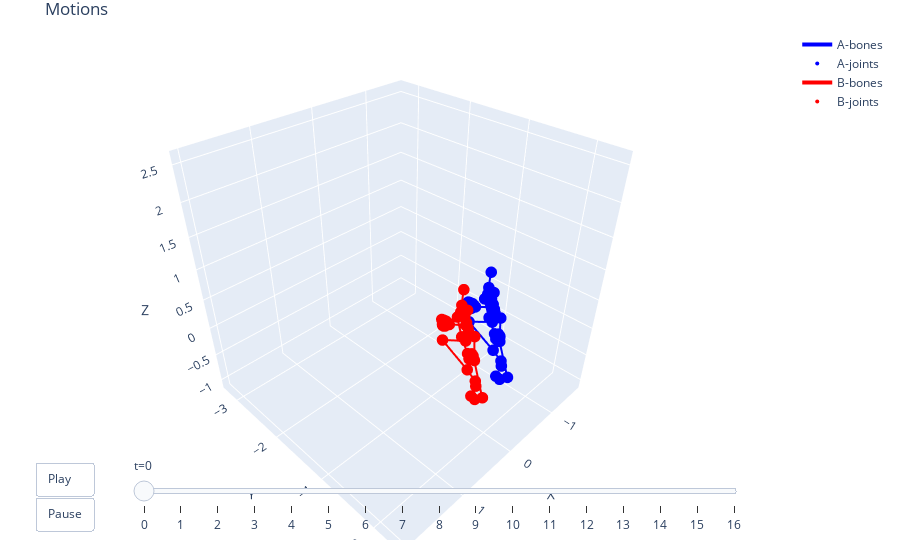

The notebook cell saved with this chart:
### Code cell
import numpy as np
import plotly.graph_objects as go

class MultiSkeleton3DAnimator:
    """
    Overlay multiple animated skeletons in ONE Plotly figure.

    Usage:
      anim = MultiSkeleton3DAnimator(fps=30)
      anim.add_sequence(X1, edges=edges, color="blue", name="A")
      anim.add_sequence(X2, edges=edges, color="red",  name="B")
      anim.fig.show()
    """

    def __init__(self, fps=30, marker_size=4, axis_pad_ratio=0.05, title="3D Multi-Skeleton Animation"):
        self.fps = fps
        self.marker_size = marker_size
        self.axis_pad_ratio = axis_pad_ratio
        self.title = title

        self.seqs = []   # list of dicts: {"X":..., "edges":..., "color":..., "name":...}
        self.fig = go.Figure(
            layout=go.Layout(
                title=title,
                scene=dict(
                    aspectmode="cube",  # equal x/y/z
                    xaxis=dict(autorange=False, title="X"),
                    yaxis=dict(autorange=False, title="Y"),
                    zaxis=dict(autorange=False, title="Z"),
                ),
                uirevision="fixed",  # keep camera stable
            )
        )
        self._init_controls()

    def _init_controls(self):
        frame_duration_ms = int(1000 / max(self.fps, 1))
        self.fig.update_layout(
            updatemenus=[
                dict(
                    type="buttons",
                    showactive=False,
                    x=0.02, y=0.02,
                    xanchor="left", yanchor="bottom",
                    buttons=[
                        dict(
                            label="Play",
                            method="animate",
                            args=[
                                None,
                                dict(
                                    frame=dict(duration=frame_duration_ms, redraw=True),
                                    transition=dict(duration=0),
                                    fromcurrent=True,
                                ),
                            ],
                        ),
                        dict(
                            label="Pause",
                            method="animate",
                            args=[
                                [None],
                                dict(
                                    frame=dict(duration=0, redraw=False),
                                    transition=dict(duration=0),
                                    mode="immediate",
                                ),
                            ],
                        ),
                    ],
                )
            ],
            sliders=[],
        )

    @staticmethod
    def _bones_xyz(frame_xyz, edges):
        if not edges:
            return [], [], []
        xb, yb, zb = [], [], []
        for a, b in edges:
            xb += [frame_xyz[a, 0], frame_xyz[b, 0], None]
            yb += [frame_xyz[a, 1], frame_xyz[b, 1], None]
            zb += [frame_xyz[a, 2], frame_xyz[b, 2], None]
        return xb, yb, zb

    def _recompute_scene_ranges(self):
        # fixed ranges from ALL sequences combined (prevents “shrinking”)
        if not self.seqs:
            return

        all_xyz = np.concatenate([s["X"].reshape(-1, 3) for s in self.seqs], axis=0)
        mins = np.nanmin(all_xyz, axis=0)
        maxs = np.nanmax(all_xyz, axis=0)
        center = (mins + maxs) / 2.0
        spans = (maxs - mins)
        max_span = float(np.nanmax(spans))

        pad = max_span * self.axis_pad_ratio
        half = max_span / 2.0 + pad

        xr = [center[0] - half, center[0] + half]
        yr = [center[1] - half, center[1] + half]
        zr = [center[2] - half, center[2] + half]

        self.fig.update_layout(
            scene=dict(
                xaxis=dict(range=xr, autorange=False),
                yaxis=dict(range=yr, autorange=False),
                zaxis=dict(range=zr, autorange=False),
                aspectmode="cube",
            )
        )

    def _rebuild_animation(self):
        """
        Rebuild frames so that every frame updates ALL skeleton traces.
        Trace layout per sequence:
          - bones trace
          - joints trace
        """
        if not self.seqs:
            return

        # Total number of frames = max T across sequences
        T_max = max(s["X"].shape[0] for s in self.seqs)

        frames = []
        for t in range(T_max):
            frame_data = []
            for s in self.seqs:
                X = s["X"]
                edges = s["edges"]

                t_eff = min(t, X.shape[0] - 1)  # hold last frame if shorter
                ft = X[t_eff]

                xb, yb, zb = self._bones_xyz(ft, edges)

                # IMPORTANT: must match trace order in fig.data
                frame_data.append(go.Scatter3d(x=xb, y=yb, z=zb))
                frame_data.append(go.Scatter3d(x=ft[:, 0], y=ft[:, 1], z=ft[:, 2]))

            frames.append(go.Frame(name=str(t), data=frame_data))

        self.fig.frames = tuple(frames)

        # Slider for new length
        slider = dict(
            x=0.15, y=0.02,
            xanchor="left", yanchor="bottom",
            len=0.8,
            currentvalue=dict(prefix="t="),
            steps=[
                dict(
                    method="animate",
                    label=str(t),
                    args=[
                        [str(t)],
                        dict(frame=dict(duration=0, redraw=True),
                             transition=dict(duration=0),
                             mode="immediate"),
                    ],
                )
                for t in range(T_max)
            ],
        )
        self.fig.update_layout(sliders=[slider])

    def add_sequence(self, X, edges=None, color="blue", name=None, line_width=4, marker_size=None):
        """
        Add another motion to overlay. Does NOT remove existing sequences.
        """
        X = np.asarray(X)
        assert X.ndim == 3 and X.shape[2] == 3, "X must be shape (T, J, 3)"
        edges = edges or []
        marker_size = marker_size if marker_size is not None else self.marker_size
        name = name or f"seq{len(self.seqs)}"

        self.seqs.append(dict(X=X, edges=edges, color=color, name=name, marker_size=marker_size, line_width=line_width))

        # Add two new traces (bones + joints) with initial pose (t=0)
        f0 = X[0]
        xb0, yb0, zb0 = self._bones_xyz(f0, edges)

        self.fig.add_trace(
            go.Scatter3d(
                x=xb0, y=yb0, z=zb0,
                mode="lines",
                line=dict(width=line_width, color=color),
                name=f"{name}-bones",
                showlegend=True,
            )
        )
        self.fig.add_trace(
            go.Scatter3d(
                x=f0[:, 0], y=f0[:, 1], z=f0[:, 2],
                mode="markers",
                marker=dict(size=marker_size, color=color),
                name=f"{name}-joints",
                showlegend=True,
            )
        )

        # Update fixed axes + rebuild frames for all sequences
        self._recompute_scene_ranges()
        self._rebuild_animation()

        return self.fig


# ---------------- Example ----------------
if __name__ == "__main__":

    joint_names = data['joint_names'].tolist()
    bones = data['bones'].tolist()
    edges = [[joint_names.index(b[0]), joint_names.index(b[1])] for b in bones]

    anim = MultiSkeleton3DAnimator(fps=30, title="Motions")
    anim.add_sequence(data['joints_3d'], edges=edges, color="blue", name="A")
    anim.add_sequence(data['joints_3d_unproj'] + np.array([0.5, 0.0, 0.0]), edges=edges, color="red",  name="B")

    # Increase figure size for better visibility
    anim.fig.update_layout(
    margin=dict(l=20, r=20, b=20, t=30),
)

    anim.fig.show()

### Figure 1 — Plotly figure (JSON) as saved in the notebook; plotly's stock layout.template omitted (floating-point values rounded to 4 significant figures; data arrays with more than 128 entries replaced by an {"elided": "..."} marker saying what was removed)
{"data": [{"line": {"color": "blue", "width": 4}, "mode": "lines", "name": "A-bones", "showlegend": true, "type": "scatter3d", "x": {"elided": "192 float values"}, "y": {"elided": "192 float values"}, "z": {"elided": "192 float values"}}, {"marker": {"color": "blue", "size": 4}, "mode": "markers", "name": "A-joints", "showlegend": true, "type": "scatter3d", "x": [-0.006468, -0.007375, -0.01013, -0.01382, -0.01849, -0.02178, -0.03007, 0.01622, 0.07785, 0.193, 0.1928, 0.1752, 0.1626, 0.1535, 0.1542, 0.1844, 0.157, 0.1424, 0.1473, 0.1921, 0.1612, 0.1445, 0.1505, 0.1963, 0.1704, 0.1566, 0.1615, 0.2026, 0.1814, 0.1753, 0.1819, -0.05196, -0.1108, -0.1208, -0.04607, -0.03661, -0.02941, -0.01727, -0.01148, -0.03718, -0.0089, 0.003023, -0.005715, -0.03321, -0.0016, 0.01095, 0.0001854, -0.02657, 0.0005057, 0.009086, -0.002106, -0.02152, 0.001781, 0.005801, -0.003869, 0.06045, 0.09652, 0.07738, 0.0871, 0.097, -0.06822, -0.0694, 0.04407, 0.03487, 0.02853], "y": [-0.03416, -0.05183, -0.07878, -0.1143, -0.1593, -0.1755, -0.1694, -0.1548, -0.149, 0.02249, 0.1252, 0.1237, 0.1271, 0.1438, 0.1609, 0.1452, 0.157, 0.1523, 0.1399, 0.1597, 0.1729, 0.1663, 0.1508, 0.1744, 0.1858, 0.1801, 0.1672, 0.1857, 0.1929, 0.1836, 0.1709, -0.1518, -0.1545, -0.1717, -0.3663, -0.3872, -0.4059, -0.4333, -0.4592, -0.4383, -0.4362, -0.4111, -0.3892, -0.4381, -0.4351, -0.4061, -0.3816, -0.4381, -0.4332, -0.4074, -0.3867, -0.4358, -0.4291, -0.4102, -0.3974, -0.01711, -0.3407, 0.05343, 0.1932, 0.2141, 0.01312, 0.03893, 0.2901, 0.1727, 0.1065], "z": [0.9416, 0.9952, 1.055, 1.121, 1.193, 1.252, 1.473, 1.185, 1.148, 1.022, 0.8321, 0.8055, 0.7834, 0.7589, 0.7379, 0.7598, 0.7629, 0.7857, 0.8048, 0.7664, 0.7706, 0.7969, 0.8188, 0.7745, 0.778, 0.8003, 0.8184, 0.7843, 0.795, 0.811, 0.8195, 1.182, 1.141, 0.8999, 0.8435, 0.8666, 0.8833, 0.8896, 0.8889, 0.8645, 0.8727, 0.876, 0.8734, 0.8476, 0.8569, 0.8616, 0.8593, 0.8304, 0.8364, 0.8388, 0.8369, 0.8172, 0.8207, 0.8244, 0.8257, 0.8555, 0.6975, 0.456, 0.3713, 0.3088, 0.8633, 0.5023, 0.1309, 0.01017, 0.01645]}, {"line": {"color": "red", "width": 4}, "mode": "lines", "name": "B-bones", "showlegend": true, "type": "scatter3d", "x": {"elided": "192 float values"}, "y": {"elided": "192 float values"}, "z": {"elided": "192 float values"}}, {"marker": {"color": "red", "size": 4}, "mode": "markers", "name": "B-joints", "showlegend": true, "type": "scatter3d", "x": [0.4935, 0.4926, 0.4899, 0.4862, 0.4815, 0.4782, 0.4699, 0.5162, 0.5779, 0.693, 0.6928, 0.6752, 0.6626, 0.6535, 0.6542, 0.6844, 0.657, 0.6424, 0.6473, 0.6921, 0.6612, 0.6445, 0.6505, 0.6963, 0.6704, 0.6566, 0.6615, 0.7026, 0.6814, 0.6753, 0.6819, 0.448, 0.3892, 0.3792, 0.4539, 0.4634, 0.4706, 0.4827, 0.4885, 0.4628, 0.4911, 0.503, 0.4943, 0.4668, 0.4984, 0.511, 0.5002, 0.4734, 0.5005, 0.5091, 0.4979, 0.4785, 0.5018, 0.5058, 0.4961, 0.5605, 0.5965, 0.5774, 0.5871, 0.597, 0.4318, 0.4306, 0.5441, 0.5349, 0.5285], "y": [-0.03416, -0.05182, -0.07878, -0.1143, -0.1593, -0.1755, -0.1694, -0.1548, -0.149, 0.02249, 0.1252, 0.1237, 0.1271, 0.1438, 0.1609, 0.1452, 0.157, 0.1523, 0.1399, 0.1597, 0.1729, 0.1663, 0.1508, 0.1744, 0.1858, 0.1801, 0.1672, 0.1857, 0.1929, 0.1836, 0.1709, -0.1518, -0.1545, -0.1717, -0.3663, -0.3872, -0.4059, -0.4333, -0.4592, -0.4383, -0.4362, -0.4111, -0.3892, -0.4381, -0.4351, -0.4061, -0.3816, -0.4381, -0.4332, -0.4074, -0.3867, -0.4358, -0.4291, -0.4102, -0.3974, -0.01711, -0.3407, 0.05343, 0.1932, 0.2141, 0.01312, 0.03893, 0.2901, 0.1727, 0.1065], "z": [0.9416, 0.9952, 1.055, 1.121, 1.193, 1.252, 1.473, 1.185, 1.148, 1.022, 0.8321, 0.8055, 0.7834, 0.7589, 0.7379, 0.7598, 0.7629, 0.7857, 0.8048, 0.7664, 0.7706, 0.7969, 0.8188, 0.7745, 0.778, 0.8003, 0.8184, 0.7843, 0.795, 0.811, 0.8195, 1.182, 1.141, 0.8999, 0.8435, 0.8666, 0.8833, 0.8896, 0.8889, 0.8645, 0.8727, 0.876, 0.8734, 0.8476, 0.8569, 0.8616, 0.8593, 0.8304, 0.8364, 0.8388, 0.8369, 0.8172, 0.8207, 0.8244, 0.8257, 0.8555, 0.6975, 0.456, 0.3713, 0.3088, 0.8633, 0.5023, 0.1309, 0.01017, 0.01645]}], "layout": {"margin": {"b": 20, "l": 20, "r": 20, "t": 30}, "scene": {"aspectmode": "cube", "xaxis": {"autorange": false, "range": [-1.73, 2.111], "title": {"text": "X"}}, "yaxis": {"autorange": false, "range": [-3.376, 0.4647], "title": {"text": "Y"}}, "zaxis": {"autorange": false, "range": [-1.167, 2.674], "title": {"text": "Z"}}}, "sliders": [{"currentvalue": {"prefix": "t="}, "len": 0.8, "steps": [{"args": [["0"], {"frame": {"duration": 0, "redraw": true}, "mode": "immediate", "transition": {"duration": 0}}], "label": "0", "method": "animate"}, {"args": [["1"], {"frame": {"duration": 0, "redraw": true}, "mode": "immediate", "transition": {"duration": 0}}], "label": "1", "method": "animate"}, {"args": [["2"], {"frame": {"duration": 0, "redraw": true}, "mode": "immediate", "transition": {"duration": 0}}], "label": "2", "method": "animate"}, {"args": [["3"], {"frame": {"duration": 0, "redraw": true}, "mode": "immediate", "transition": {"duration": 0}}], "label": "3", "method": "animate"}, {"args": [["4"], {"frame": {"duration": 0, "redraw": true}, "mode": "immediate", "transition": {"duration": 0}}], "label": "4", "method": "animate"}, {"args": [["5"], {"frame": {"duration": 0, "redraw": true}, "mode": "immediate", "transition": {"duration": 0}}], "label": "5", "method": "animate"}, {"args": [["6"], {"frame": {"duration": 0, "redraw": true}, "mode": "immediate", "transition": {"duration": 0}}], "label": "6", "method": "animate"}, {"args": [["7"], {"frame": {"duration": 0, "redraw": true}, "mode": "immediate", "transition": {"duration": 0}}], "label": "7", "method": "animate"}, {"args": [["8"], {"frame": {"duration": 0, "redraw": true}, "mode": "immediate", "transition": {"duration": 0}}], "label": "8", "method": "animate"}, {"args": [["9"], {"frame": {"duration": 0, "redraw": true}, "mode": "immediate", "transition": {"duration": 0}}], "label": "9", "method": "animate"}, {"args": [["10"], {"frame": {"duration": 0, "redraw": true}, "mode": "immediate", "transition": {"duration": 0}}], "label": "10", "method": "animate"}, {"args": [["11"], {"frame": {"duration": 0, "redraw": true}, "mode": "immediate", "transition": {"duration": 0}}], "label": "11", "method": "animate"}, {"args": [["12"], {"frame": {"duration": 0, "redraw": true}, "mode": "immediate", "transition": {"duration": 0}}], "label": "12", "method": "animate"}, {"args": [["13"], {"frame": {"duration": 0, "redraw": true}, "mode": "immediate", "transition": {"duration": 0}}], "label": "13", "method": "animate"}, {"args": [["14"], {"frame": {"duration": 0, "redraw": true}, "mode": "immediate", "transition": {"duration": 0}}], "label": "14", "method": "animate"}, {"args": [["15"], {"frame": {"duration": 0, "redraw": true}, "mode": "immediate", "transition": {"duration": 0}}], "label": "15", "method": "animate"}, {"args": [["16"], {"frame": {"duration": 0, "redraw": true}, "mode": "immediate", "transition": {"duration": 0}}], "label": "16", "method": "animate"}], "x": 0.15, "xanchor": "left", "y": 0.02, "yanchor": "bottom"}], "title": {"text": "Motions"}, "uirevision": "fixed", "updatemenus": [{"buttons": [{"args": [null, {"frame": {"duration": 33, "redraw": true}, "fromcurrent": true, "transition": {"duration": 0}}], "label": "Play", "method": "animate"}, {"args": [[null], {"frame": {"duration": 0, "redraw": false}, "mode": "immediate", "transition": {"duration": 0}}], "label": "Pause", "method": "animate"}], "showactive": false, "type": "buttons", "x": 0.02, "xanchor": "left", "y": 0.02, "yanchor": "bottom"}]}}
